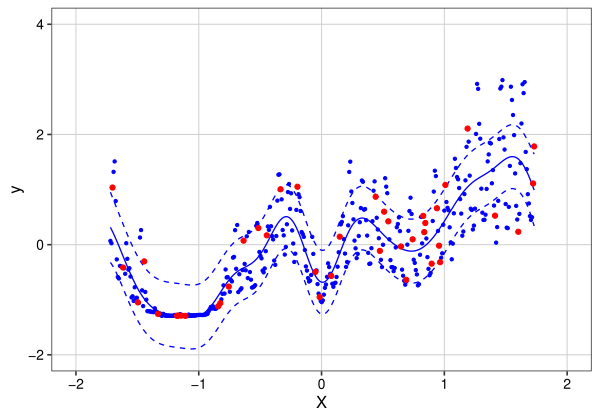

This figure's R source:
## GP model criticism with the KSD V test
##
## Fits a Gaussian-process regression model to the solar data, checks the
## predictive residuals with KSD V, and saves the fitted curve.

replication_dir <- normalizePath(
  if (dir.exists(file.path("inst", "replication"))) file.path("inst", "replication") else ".",
  mustWork = FALSE
)
suppressPackageStartupMessages(library(steinsampling))

library(ggplot2)

set.seed(20240629)

## ------------------------------------------------------------------
## Data and GP helpers
## ------------------------------------------------------------------

load_solar_data <- function() {
  data_path <- file.path(replication_dir, "data", "ksd_v_gp_model_criticism", "02-solar.csv")
  if (!file.exists(data_path)) {
    stop("Missing solar data file: ", data_path, call. = FALSE)
  }
  dat <- read.csv(data_path)
  if (!all(c("x", "y") %in% names(dat))) {
    stop("Solar data must contain x and y columns.", call. = FALSE)
  }
  dat[, c("x", "y")]
}

split_and_standardize <- function(dat, train_frac = 0.9) {
  n <- nrow(dat)
  train_n <- floor(train_frac * n)
  train_id <- sample(seq_len(n), train_n)
  test_id <- setdiff(seq_len(n), train_id)

  train <- dat[train_id, , drop = FALSE]
  test <- dat[test_id, , drop = FALSE]

  x_mean <- mean(train$x)
  x_sd <- sd(train$x)
  y_mean <- mean(train$y)
  y_sd <- sd(train$y)

  standardize <- function(df) {
    data.frame(
      x = (df$x - x_mean) / x_sd,
      y = (df$y - y_mean) / y_sd
    )
  }

  list(
    train = standardize(train),
    test = standardize(test),
    x_mean = x_mean,
    x_sd = x_sd,
    y_mean = y_mean,
    y_sd = y_sd
  )
}

rbf_cov <- function(x1, x2, signal_sd, lengthscale) {
  sq <- outer(as.numeric(x1), as.numeric(x2), "-")^2
  signal_sd^2 * exp(-0.5 * sq / lengthscale^2)
}

safe_chol <- function(mat, jitter = 1e-8, max_tries = 8) {
  for (i in seq_len(max_tries)) {
    attempt <- try(chol(mat + diag(jitter, nrow(mat))), silent = TRUE)
    if (!inherits(attempt, "try-error")) {
      return(attempt)
    }
    jitter <- jitter * 10
  }
  stop("Unable to Cholesky factorize GP covariance matrix.", call. = FALSE)
}

fit_gp_rbf <- function(x, y) {
  negative_log_marginal <- function(log_par) {
    lengthscale <- exp(log_par[1])
    signal_sd <- exp(log_par[2])
    noise_sd <- exp(log_par[3])
    k <- rbf_cov(x, x, signal_sd, lengthscale) + diag(noise_sd^2, length(x))
    r <- safe_chol(k)
    alpha <- backsolve(r, forwardsolve(t(r), y))
    0.5 * sum(y * alpha) + sum(log(diag(r))) + 0.5 * length(y) * log(2 * pi)
  }

  opt <- optim(
    par = log(c(lengthscale = 0.35, signal_sd = 1, noise_sd = 0.35)),
    fn = negative_log_marginal,
    method = "L-BFGS-B",
    lower = log(c(0.03, 0.05, 0.03)),
    upper = log(c(3, 5, 2))
  )

  lengthscale <- exp(opt$par[1])
  signal_sd <- exp(opt$par[2])
  noise_sd <- exp(opt$par[3])
  k <- rbf_cov(x, x, signal_sd, lengthscale) + diag(noise_sd^2, length(x))
  r <- safe_chol(k)
  alpha <- backsolve(r, forwardsolve(t(r), y))

  list(
    x_train = x,
    y_train = y,
    lengthscale = lengthscale,
    signal_sd = signal_sd,
    noise_sd = noise_sd,
    chol = r,
    alpha = alpha,
    convergence = opt$convergence,
    nll = opt$value
  )
}

predict_gp <- function(model, x_new, include_noise = TRUE) {
  k_star <- rbf_cov(model$x_train, x_new, model$signal_sd, model$lengthscale)
  mean <- as.numeric(t(k_star) %*% model$alpha)
  v <- forwardsolve(t(model$chol), k_star)
  latent_var <- pmax(model$signal_sd^2 - colSums(v^2), 1e-10)
  pred_var <- latent_var
  if (include_noise) pred_var <- pred_var + model$noise_sd^2
  data.frame(
    x = as.numeric(x_new),
    mean = mean,
    variance = pmax(pred_var, 1e-10),
    sd = sqrt(pmax(pred_var, 1e-10))
  )
}

make_gp_score <- function(pred_mean, pred_variance) {
  force(pred_mean)
  force(pred_variance)
  function(y_mat) {
    y <- as.numeric(y_mat[, 1])
    if (length(y) != length(pred_mean)) {
      stop("Score function expects the original GP test-set ordering.", call. = FALSE)
    }
    matrix(-(y - pred_mean) / pred_variance, ncol = 1)
  }
}

## ------------------------------------------------------------------
## Run the model check
## ------------------------------------------------------------------

solar <- load_solar_data()
prepared <- split_and_standardize(solar)
train <- prepared$train
test <- prepared$test[order(prepared$test$x), , drop = FALSE]

gp <- fit_gp_rbf(train$x, train$y)
grid_x <- seq(min(c(train$x, test$x)), max(c(train$x, test$x)), length.out = 300)
grid_pred <- predict_gp(gp, grid_x)
test_pred <- predict_gp(gp, test$x)

score_gp_predictive <- make_gp_score(test_pred$mean, test_pred$variance)
ksd_res <- ksd_v_test(
  X = matrix(test$y, ncol = 1),
  score_function = score_gp_predictive,
  boot_method = "rademacher",
  nboot = 10000,
  return_raw_boot = TRUE
)

## ------------------------------------------------------------------
## Plot and report
## ------------------------------------------------------------------

fit_plot <- ggplot() +
  geom_line(data = grid_pred, aes(x = x, y = mean), color = "blue", linewidth = 0.45) +
  geom_line(data = grid_pred, aes(x = x, y = mean + 2 * variance), color = "blue", linewidth = 0.45, linetype = "dashed") +
  geom_line(data = grid_pred, aes(x = x, y = mean - 2 * variance), color = "blue", linewidth = 0.45, linetype = "dashed") +
  geom_point(data = train, aes(x = x, y = y), color = "blue", size = 0.75) +
  geom_point(data = test, aes(x = x, y = y), color = "red", size = 1.4) +
  coord_cartesian(xlim = c(-2, 2), ylim = c(-2, 4)) +
  labs(x = "X", y = "y") +
  theme_bw(base_size = 12) +
  theme(
    panel.grid.minor = element_blank(),
    panel.grid.major = element_line(color = "gray82", linewidth = 0.35),
    axis.text = element_text(color = "black"),
    axis.title = element_text(color = "black")
  )

fit_path <- file.path(replication_dir, "ksd_v_gp_model_criticism.pdf")
ggsave(fit_path, plot = fit_plot, width = 6, height = 4.2, dpi = 150, device = grDevices::pdf)

cat(sprintf("GP train/test sizes: %d/%d\n", nrow(train), nrow(test)))
cat(sprintf(
  "GP hyperparameters: lengthscale = %.4f, signal_sd = %.4f, noise_sd = %.4f\n",
  gp$lengthscale, gp$signal_sd, gp$noise_sd
))
cat(sprintf(
  "KSD V statistic = %.6f, p-value = %.6f\n",
  as.numeric(ksd_res$statistic), as.numeric(ksd_res$p.value)
))
cat(sprintf("Saved GP model criticism fit plot: %s\n", normalizePath(fit_path, mustWork = FALSE)))
